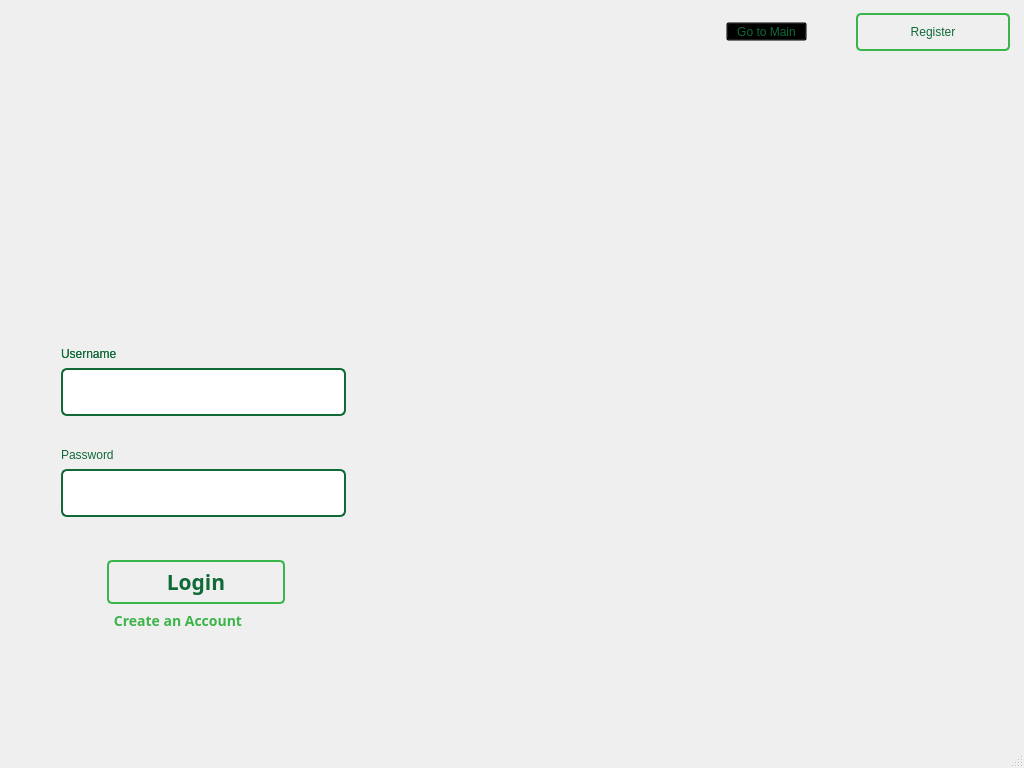
<?xml version="1.0" encoding="UTF-8"?>
<ui version="4.0">
 <class>MainWindow</class>
 <widget class="QMainWindow" name="MainWindow">
  <property name="geometry">
   <rect>
    <x>0</x>
    <y>0</y>
    <width>1024</width>
    <height>768</height>
   </rect>
  </property>
  <property name="windowTitle">
   <string>MainWindow</string>
  </property>
  <widget class="QWidget" name="centralwidget">
   <widget class="QLabel" name="LoginScreen">
    <property name="geometry">
     <rect>
      <x>0</x>
      <y>0</y>
      <width>1024</width>
      <height>768</height>
     </rect>
    </property>
    <property name="styleSheet">
     <string notr="true">image: url(:/newPrefix/Login Screen.jpg);</string>
    </property>
    <property name="text">
     <string/>
    </property>
   </widget>
   <widget class="QPushButton" name="RegisterBtn">
    <property name="geometry">
     <rect>
      <x>856</x>
      <y>13</y>
      <width>154</width>
      <height>38</height>
     </rect>
    </property>
    <property name="styleSheet">
     <string notr="true">#RegisterBtn{
box-shadow: 0px 3px 6px #00000066;
border: 2px solid #39B54A;
border-radius: 5px;
opacity: 1;
font: 18px &quot;Montserrat&quot;;
color: #106A38;
}
QPushButton#RegisterBtn:hover{
background-color: #106A38;
color: #ffffff;
}</string>
    </property>
    <property name="text">
     <string>Register</string>
    </property>
   </widget>
   <widget class="QPushButton" name="GoToMainBtn">
    <property name="geometry">
     <rect>
      <x>726</x>
      <y>22</y>
      <width>81</width>
      <height>19</height>
     </rect>
    </property>
    <property name="styleSheet">
     <string notr="true">#GoToMainBtn{
background: transparent;
color: #106A38;
	font: 15px &quot;Montserrat&quot;;
}</string>
    </property>
    <property name="text">
     <string>Go to Main</string>
    </property>
   </widget>
   <widget class="QLabel" name="UserLabel">
    <property name="geometry">
     <rect>
      <x>61</x>
      <y>343</y>
      <width>100</width>
      <height>22</height>
     </rect>
    </property>
    <property name="styleSheet">
     <string notr="true">#UserLabel{
color: var(--unnamed-color-106a38);
text-align: left;
font: 57 18px &quot;Montserrat Medium&quot;;
letter-spacing: 0px;
color: #106A38;
opacity: 1;

}</string>
    </property>
    <property name="text">
     <string>Username</string>
    </property>
   </widget>
   <widget class="QLineEdit" name="UsernameLineEdit">
    <property name="geometry">
     <rect>
      <x>61</x>
      <y>368</y>
      <width>285</width>
      <height>48</height>
     </rect>
    </property>
    <property name="styleSheet">
     <string notr="true">#UsernameLineEdit{
border: 2px solid var(--unnamed-color-106a38);
box-shadow: 0px 3px 6px #00000066;
border: 2px solid #106A38;
border-radius: 6px;
opacity: 1;
}</string>
    </property>
   </widget>
   <widget class="QLabel" name="UsernameLabel">
    <property name="geometry">
     <rect>
      <x>61</x>
      <y>343</y>
      <width>100</width>
      <height>22</height>
     </rect>
    </property>
    <property name="styleSheet">
     <string notr="true">#UsernameLabel{
color: var(--unnamed-color-106a38);
text-align: left;
font: 57 18px &quot;Montserrat Medium&quot;;
letter-spacing: 0px;
color: #106A38;
opacity: 1;
}</string>
    </property>
    <property name="text">
     <string>Username</string>
    </property>
   </widget>
   <widget class="QLabel" name="PasswordLabel">
    <property name="geometry">
     <rect>
      <x>61</x>
      <y>444</y>
      <width>88</width>
      <height>22</height>
     </rect>
    </property>
    <property name="styleSheet">
     <string notr="true">#PasswordLabel{
color: var(--unnamed-color-106a38);
text-align: left;
font: 57 18px &quot;Montserrat Medium&quot;;
letter-spacing: 0px;
color: #106A38;
opacity: 1;
}</string>
    </property>
    <property name="text">
     <string>Password</string>
    </property>
   </widget>
   <widget class="QLineEdit" name="PasswordLineEdit">
    <property name="geometry">
     <rect>
      <x>61</x>
      <y>469</y>
      <width>285</width>
      <height>48</height>
     </rect>
    </property>
    <property name="styleSheet">
     <string notr="true">#PasswordLineEdit{
border: 2px solid var(--unnamed-color-106a38);
box-shadow: 0px 3px 6px #00000066;
border: 2px solid #106A38;
border-radius: 6px;
opacity: 1;

}</string>
    </property>
   </widget>
   <widget class="QPushButton" name="LoginBtn">
    <property name="geometry">
     <rect>
      <x>107</x>
      <y>560</y>
      <width>178</width>
      <height>44</height>
     </rect>
    </property>
    <property name="styleSheet">
     <string notr="true">#LoginBtn{
border-radius: 5px;
box-shadow: 0px 3px 6px #000000;
border: 2px solid #39B54A;
opacity: 1;
font-family: Montserrat;
font-size: 21px;
font-weight: 800;
color: #106A38;
}

QPushButton#LoginBtn:hover{
color: #FFFFFF ;
background-color: #106A38;
}
</string>
    </property>
    <property name="text">
     <string>Login</string>
    </property>
   </widget>
   <widget class="QPushButton" name="CreateAnAccount">
    <property name="geometry">
     <rect>
      <x>111</x>
      <y>612</y>
      <width>134</width>
      <height>18</height>
     </rect>
    </property>
    <property name="styleSheet">
     <string notr="true">#CreateAnAccount{
color: var(--unnamed-color-3cb44a);
font: normal normal bold 14px Montserrat;
color: #3CB44A;
opacity: 1;
background-color: Transparent;
 background-repeat: no-repeat;
 border: none;
 cursor: pointer;
 overflow: hidden;
 outline: none;

}</string>
    </property>
    <property name="text">
     <string>Create an Account</string>
    </property>
   </widget>
   <widget class="QLabel" name="label">
    <property name="geometry">
     <rect>
      <x>267</x>
      <y>612</y>
      <width>18</width>
      <height>18</height>
     </rect>
    </property>
    <property name="styleSheet">
     <string notr="true">image: url(:/newPrefix/Icon awesome-arrow-alt-circle-right.png);</string>
    </property>
    <property name="text">
     <string/>
    </property>
   </widget>
   <zorder>UserLabel</zorder>
   <zorder>LoginScreen</zorder>
   <zorder>RegisterBtn</zorder>
   <zorder>GoToMainBtn</zorder>
   <zorder>UsernameLineEdit</zorder>
   <zorder>UsernameLabel</zorder>
   <zorder>PasswordLabel</zorder>
   <zorder>PasswordLineEdit</zorder>
   <zorder>LoginBtn</zorder>
   <zorder>CreateAnAccount</zorder>
   <zorder>label</zorder>
  </widget>
  <widget class="QMenuBar" name="menubar">
   <property name="geometry">
    <rect>
     <x>0</x>
     <y>0</y>
     <width>1024</width>
     <height>21</height>
    </rect>
   </property>
  </widget>
  <widget class="QStatusBar" name="statusbar"/>
 </widget>
 <resources>
  <include location="LoginScreenImg.qrc"/>
  <include location="CreateAnAccountIcon.qrc"/>
 </resources>
 <connections/>
</ui>
